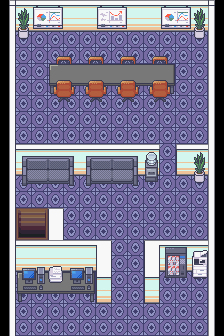

A 2D game scene composited from a Tiled map and its tileset images. What follows is a short description and the map's XML, with each tile layer's data collapsed to a summary:
An orthogonal 14x21 tile map with 16x16 px tiles, 4 tile layers (Tile Layer 1, Tile Layer 2, Tile Layer 3, Tile Layer 4), 4 tilesets and 11 objects (11x collision).

<map version="1.8" tiledversion="1.8.2" orientation="orthogonal" renderorder="right-down" compressionlevel="0" width="14" height="21" tilewidth="16" tileheight="16" infinite="0" nextlayerid="7" nextobjectid="46">
 <properties>
  <property name="edges" value="clamped" />
  <property name="inside" type="bool" value="true" />
  <property name="map_type" value="dungeon" />
  <property name="scenario" value="eclipse" />
  <property name="slug" value="crystal_bank3" />
 </properties>
 <tileset firstgid="1" name="Office_interiors_shadowless_16x16" tilewidth="16" tileheight="16" tilecount="528" columns="22">
  <image source="../gfx/tilesets/Office_interiors_shadowless_16x16.png" width="352" height="384" />
 </tileset>
 <tileset firstgid="529" name="Interiors_16x16" tilewidth="16" tileheight="16" tilecount="2592" columns="16">
  <image source="../gfx/tilesets/Interiors_16x16.png" width="256" height="2592" />
 </tileset>
 <tileset firstgid="3121" source="../gfx/tilesets/core_indoor_stairs.tsx" />
 <tileset firstgid="6091" name="Tilesets_16x16" tilewidth="16" tileheight="16" tilecount="1760" columns="40">
  <image source="../gfx/tilesets/Tilesets_16x16.png" width="640" height="704" />
 </tileset>
 <layer id="1" name="Tile Layer 1" width="14" height="21">
  <data>[294 cells, 294 non-empty, 7 distinct tile ids]</data>
 </layer>
 <layer id="2" name="Tile Layer 2" width="14" height="21">
  <data>[294 cells, 108 non-empty, 21 distinct tile ids]</data>
 </layer>
 <layer id="5" name="Tile Layer 3" width="14" height="21">
  <data>[294 cells, 99 non-empty, 45 distinct tile ids]</data>
 </layer>
 <layer id="6" name="Tile Layer 4" width="14" height="21">
  <data>[294 cells, 22 non-empty, 10 distinct tile ids]</data>
 </layer>
 <objectgroup color="#ff0000" id="3" name="Collisions">
  <object id="1" type="collision" x="0" y="0" width="16" height="336" />
  <object id="2" type="collision" x="208" y="0" width="16" height="336" />
  <object id="3" type="collision" x="16" y="0" width="192" height="32" />
  <object id="5" type="collision" x="16" y="144" width="144" height="32" />
  <object id="6" type="collision" x="176" y="144" width="32" height="32" />
  <object id="8" type="collision" x="16" y="240" width="80" height="48" />
  <object id="9" type="collision" x="160" y="240" width="48" height="32" />
  <object id="10" type="collision" x="144" y="240" width="16" height="64" />
  <object id="11" type="collision" x="48" y="208" width="16" height="32" />
  <object id="12" type="collision" x="96" y="240" width="16" height="64" />
  <object id="21" type="collision" x="48" y="64" width="128" height="32" />
 </objectgroup>
</map>
